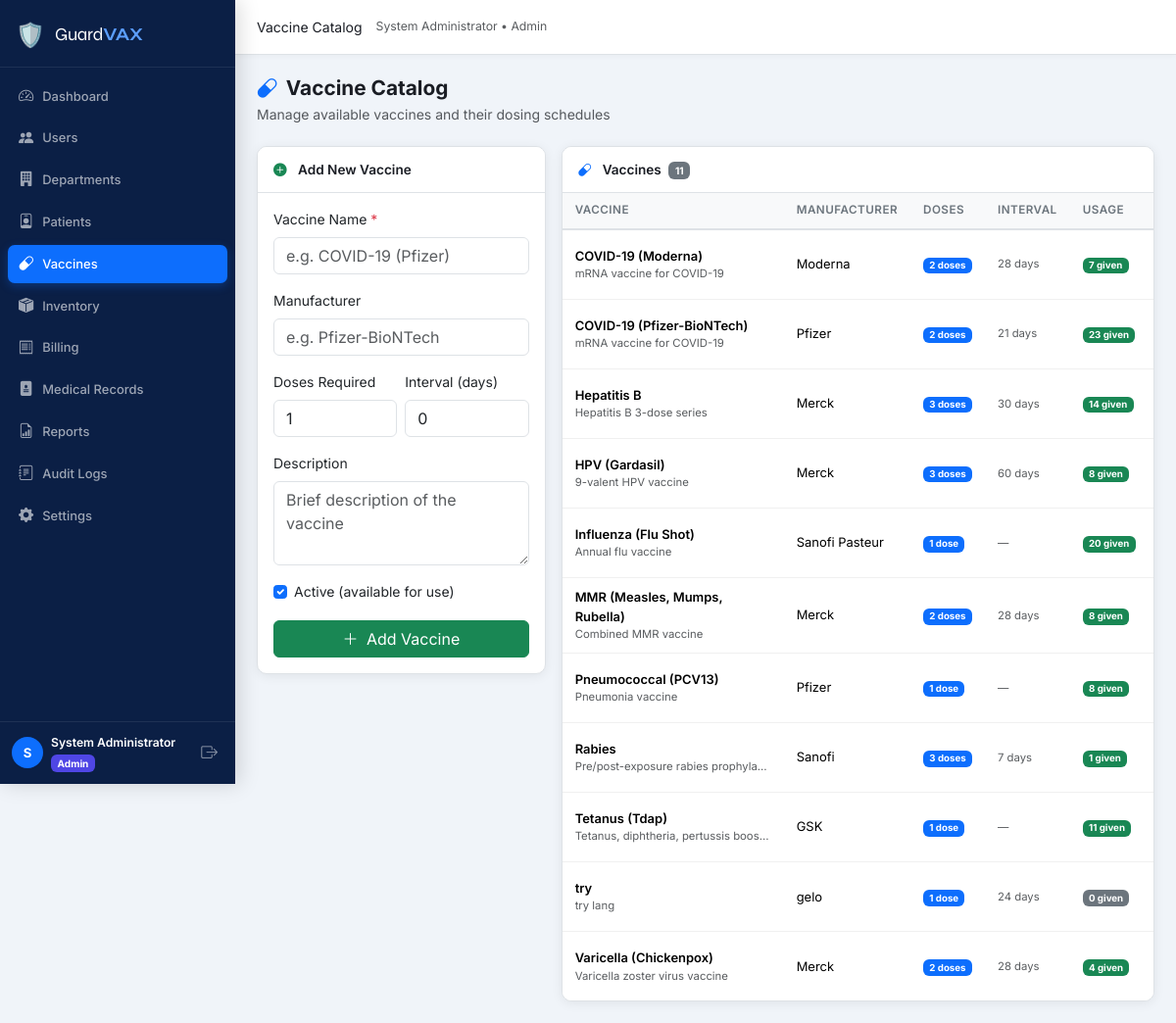
/admin/vaccines.php (signed in), run on the app's committed database.
### tables this page shows
CREATE TABLE `users` (
  `id` int(10) UNSIGNED NOT NULL,
  `name` varchar(150) NOT NULL,
  `email` varchar(150) NOT NULL,
  `password` varchar(255) NOT NULL,
  `role_id` int(10) UNSIGNED NOT NULL,
  `department_id` int(10) UNSIGNED DEFAULT NULL,
  `status` enum('active','inactive','pending') NOT NULL DEFAULT 'pending',
  `email_verified` tinyint(1) NOT NULL DEFAULT 0,
  `created_at` datetime NOT NULL DEFAULT current_timestamp(),
  `updated_at` datetime NOT NULL DEFAULT current_timestamp() ON UPDATE current_timestamp()
);

CREATE TABLE `roles` (
  `id` int(10) UNSIGNED NOT NULL,
  `name` varchar(50) NOT NULL,
  `label` varchar(100) NOT NULL
);

CREATE TABLE `vaccines` (
  `id` int(10) UNSIGNED NOT NULL,
  `name` varchar(150) NOT NULL,
  `manufacturer` varchar(150) DEFAULT NULL,
  `description` text DEFAULT NULL,
  `doses_required` int(11) NOT NULL DEFAULT 1,
  `interval_days` int(11) DEFAULT NULL,
  `is_active` tinyint(1) NOT NULL DEFAULT 1,
  `created_at` datetime NOT NULL DEFAULT current_timestamp()
);

### config/db.php (called while the page is built, shortened)
<?php
function db(): PDO {
    static $pdo = null;
    if ($pdo === null) {
        $dsn = sprintf(
            'mysql:host=%s;port=%s;dbname=%s;charset=%s',
            DB_HOST, DB_PORT, DB_NAME, DB_CHARSET
        );
        $options = [
            PDO::ATTR_ERRMODE            => PDO::ERRMODE_EXCEPTION,
            PDO::ATTR_DEFAULT_FETCH_MODE => PDO::FETCH_ASSOC,
            PDO::ATTR_EMULATE_PREPARES   => false,
        ];
        try {
            $pdo = new PDO($dsn, DB_USER, DB_PASS, $options);
            $offset = (new DateTime())->format('P');
            $pdo->exec("SET time_zone='{$offset}'");
        } catch (PDOException $e) {
            die('<div style="padding:2rem;color:red;font-family:monospace">
                <strong>Database Connection Error:</strong> ' . htmlspecialchars($e->getMessage()) . '
            </div>');
        }
    }
    return $pdo;
}

### includes/functions.php (called while the page is built, shortened)
<?php
require_once __DIR__ . '/../config/db.php';
function isLoggedIn(): bool
{
    return isset($_SESSION['user_id']) && !empty($_SESSION['user_id']);
}
function getCurrentUser(): ?array
{
    $stmt = db()->prepare('SELECT u.*, r.name AS role_name FROM users u JOIN roles r ON r.id = u.role_id WHERE u.id = ?');
    $stmt->execute([$_SESSION['user_id']]);
    return $stmt->fetch() ?: null;
}
function sanitize(string $value): string
{
    return htmlspecialchars(trim($value), ENT_QUOTES, 'UTF-8');
}

### includes/auth.php (called while the page is built, shortened)
<?php
require_once __DIR__ . '/functions.php';
function guard(string ...$allowedRoles): array
{
    $user = getCurrentUser();
    return $user;
}

### admin/vaccines.php (the view, shortened to what this page needs)
<?php
require_once __DIR__ . '/../includes/auth.php';
require_once __DIR__ . '/../includes/layout.php';
$user   = guard('admin');
$vaccines = db()->query(
    'SELECT v.*, (SELECT COUNT(*) FROM vaccinations va WHERE va.vaccine_id=v.id) AS usage_count
     FROM vaccines v ORDER BY v.name ASC'
)->fetchAll();
$editVaccine = null;
?>
<?php renderHead('Vaccine Catalog'); ?>
<?php renderNav($user); ?>
<?php renderPageHeader('Vaccine Catalog', 'Manage available vaccines and their dosing schedules', 'capsule'); ?>
<div class="row g-3">
  <div class="col-lg-4">
    <div class="card card-gvx">
      <div class="card-header-gvx">
        <i class="bi bi-<?= $editVaccine ? 'pencil-fill' : 'plus-circle-fill' ?> me-2 text-<?= $editVaccine ? 'primary' : 'success' ?>"></i>
        <?= $editVaccine ? 'Edit Vaccine' : 'Add New Vaccine' ?>
      </div>
      <div class="card-body">
        <form method="POST" novalidate>
          <div class="mb-3">
            <label class="form-label">Vaccine Name <span class="text-danger">*</span></label>
            <input type="text" name="name" class="form-control" required
                   value="<?= sanitize($editVaccine['name'] ?? '') ?>" placeholder="e.g. COVID-19 (Pfizer)">
          </div>
          <div class="mb-3">
            <label class="form-label">Manufacturer</label>
            <input type="text" name="manufacturer" class="form-control"
                   value="<?= sanitize($editVaccine['manufacturer'] ?? '') ?>" placeholder="e.g. Pfizer-BioNTech">
          </div>
          <div class="row g-2 mb-3">
            <div class="col-6">
              <label class="form-label">Doses Required</label>
              <input type="number" name="doses_required" class="form-control" min="1" max="10"
                     value="<?= (int)($editVaccine['doses_required'] ?? 1) ?>">
            </div>
            <div class="col-6">
              <label class="form-label">Interval (days)</label>
              <input type="number" name="interval_days" class="form-control" min="0"
                     value="<?= (int)($editVaccine['interval_days'] ?? 0) ?>"
                     placeholder="0 = N/A">
            </div>
          </div>
          <div class="mb-3">
            <label class="form-label">Description</label>
            <textarea name="description" class="form-control" rows="3"
                      placeholder="Brief description of the vaccine"><?= sanitize($editVaccine['description'] ?? '') ?></textarea>
          </div>
          <div class="mb-3 form-check">
            <input type="checkbox" class="form-check-input" name="is_active" id="isActive"
                   <?= ($editVaccine['is_active'] ?? 1) ? 'checked' : '' ?>>
            <label class="form-check-label" for="isActive">Active (available for use)</label>
          </div>
          <div class="d-flex gap-2">
            <button type="submit" class="btn btn-<?= $editVaccine ? 'primary' : 'success' ?> flex-grow-1">
              <i class="bi bi-<?= $editVaccine ? 'check2' : 'plus-lg' ?> me-1"></i>
              <?= $editVaccine ? 'Update Vaccine' : 'Add Vaccine' ?>
            </button>
          </div>
        </form>
      </div>
    </div>
  </div>
  <div class="col-lg-8">
    <div class="card card-gvx">
      <div class="card-header-gvx">
        <i class="bi bi-capsule me-2 text-primary"></i>
        Vaccines <span class="badge bg-secondary ms-1"><?= count($vaccines) ?></span>
      </div>
      <div class="table-responsive">
        <table class="table table-gvx mb-0">
          <thead><tr>
            <th>Vaccine</th><th>Manufacturer</th><th>Doses</th><th>Interval</th><th>Usage</th><th>Status</th><th>Actions</th>
          </tr></thead>
          <tbody>
            <?php foreach ($vaccines as $v): ?>
            <tr>
              <td>
                <div class="fw-semibold"><?= sanitize($v['name']) ?></div>
                <div class="text-muted small" style="max-width:200px;overflow:hidden;text-overflow:ellipsis;white-space:nowrap">
                  <?= sanitize($v['description'] ?: '—') ?>
                </div>
              </td>
              <td><?= sanitize($v['manufacturer'] ?: '—') ?></td>
              <td>
                <span class="badge bg-primary"><?= $v['doses_required'] ?> dose<?= $v['doses_required'] > 1 ? 's' : '' ?></span>
              </td>
              <td class="small text-muted">
                <?= $v['interval_days'] ? $v['interval_days'] . ' days' : '—' ?>
              </td>
              <td>
                <span class="badge bg-<?= $v['usage_count'] > 0 ? 'success' : 'secondary' ?>">
                  <?= $v['usage_count'] ?> given
                </span>
              </td>
              <td>
              </td>
            </tr>
            <?php endforeach; ?>
          </tbody>
        </table>
      </div>
    </div>
  </div>
</div>
<?php renderFooter(); ?>

### includes/layout.php (shortened to what this page needs)
<?php
function renderHead(string $title, array $extraCss = []): void
{
    $siteName = SITE_NAME;
    $siteUrl  = SITE_URL;
    echo <<<HTML
<!DOCTYPE html>
<html lang="en">
<head>
  <meta charset="UTF-8">
  <meta name="viewport" content="width=device-width, initial-scale=1.0">
  <title>{$title} — {$siteName}</title>
  <link rel="stylesheet" href="https://cdn.jsdelivr.net/npm/bootstrap@5.3.2/dist/css/bootstrap.min.css">
  <link rel="stylesheet" href="https://cdn.jsdelivr.net/npm/bootstrap-icons@1.11.3/font/bootstrap-icons.min.css">
  <link rel="preconnect" href="https://fonts.googleapis.com">
  <link href="https://fonts.googleapis.com/css2?family=Inter:wght@300;400;500;600;700&family=Syne:wght@700;800&display=swap" rel="stylesheet">
  <link rel="stylesheet" href="{$siteUrl}/assets/css/style.css">
HTML;
    echo "</head>\n<body>\n";
}
function renderNav(array $user): void
{
    $role    = $user['role_name'];
    $name    = htmlspecialchars($user['name']);
    $roleLabel = ucfirst($role);
    $siteUrl = SITE_URL;
    $current = $_SERVER['REQUEST_URI'];
    $links = '';
    foreach ($navLinks as $link) {
        $active = str_contains($current, $link['href']) ? 'active' : '';
        $links .= <<<HTML
        <li class="nav-item">
          <a class="nav-link {$active}" href="{$siteUrl}{$link['href']}">
            <i class="bi bi-{$link['icon']}"></i>
            <span>{$link['label']}</span>
          </a>
        </li>
HTML;
    }
    echo <<<HTML
<div class="gvx-wrapper">
<aside class="gvx-sidebar" id="gvxSidebar">
  <div class="sidebar-brand">
    <span class="brand-icon">🛡️</span>
    <span class="brand-name">Guard<strong>VAX</strong></span>
  </div>
  <nav class="sidebar-nav">
    <ul class="nav flex-column">
      {$links}
    </ul>
  </nav>
  <div class="sidebar-footer">
    <div class="user-pill">
      <div class="user-avatar">{$name[0]}</div>
      <div class="user-info">
        <div class="user-name">{$name}</div>
        <div class="user-role badge bg-role-{$role}">{$roleLabel}</div>
      </div>
    </div>
    <a href="{$siteUrl}/auth/logout.php" class="btn-logout" title="Logout">
      <i class="bi bi-box-arrow-right"></i>
    </a>
  </div>
</aside>
<main class="gvx-main">
  <header class="gvx-topbar">
    <button class="sidebar-toggle d-lg-none" onclick="document.getElementById('gvxSidebar').classList.toggle('show')">
      <i class="bi bi-list"></i>
    </button>
    <div class="topbar-title" id="pageTitle"></div>
    <div class="topbar-actions">
      <span class="text-muted small d-none d-md-block">{$name} &bull; {$roleLabel}</span>
    </div>
  </header>
  <div class="gvx-content">
HTML;
}
function renderFooter(): void
{
    $siteUrl = SITE_URL;
    echo <<<HTML
  </div>
</main>
</div>
<script src="https://cdn.jsdelivr.net/npm/bootstrap@5.3.2/dist/js/bootstrap.bundle.min.js"></script>
<script src="https://cdn.jsdelivr.net/npm/chart.js@4.4.0/dist/chart.umd.min.js"></script>
<script src="https://cdn.jsdelivr.net/npm/sweetalert2@11"></script>
<script src="{$siteUrl}/assets/js/main.js"></script>
</body>
</html>
HTML;
}
function renderPageHeader(string $title, string $subtitle = '', string $icon = 'clipboard2-pulse'): void
{
    echo <<<HTML
    <div class="page-header">
      <div>
        <h1 class="page-title"><i class="bi bi-{$icon}"></i> {$title}</h1>
        <p class="page-subtitle text-muted mb-0">{$subtitle}</p>
      </div>
    </div>
HTML;
}

### assets/css/style.css (style rules this page uses)
:root { --gvx-primary: #0d6efd; --gvx-primary-dark: #0a58ca; --gvx-sidebar-bg: #0b1f45; --gvx-sidebar-w: 240px; --gvx-topbar-h: 56px; --gvx-content-bg: #f0f4f9; --gvx-card-bg: #ffffff; --gvx-border: #dee2e6; --gvx-text: #1a1d24; --gvx-muted: #6c757d; --gvx-radius: 10px; --gvx-shadow: 0 2px 12px rgba(0,0,0,.07); --gvx-transition: .22s ease; }
*, *::before, *::after { box-sizing: border-box; }
body { font-family: 'Inter', system-ui, sans-serif; font-size: .875rem; color: var(--gvx-text); background: var(--gvx-content-bg); overflow-x: hidden; }
.gvx-wrapper { display: flex; min-height: 100vh; }
.gvx-sidebar { width: var(--gvx-sidebar-w); height: 100vh; background: var(--gvx-sidebar-bg); display: flex; flex-direction: column; position: fixed; top: 0; left: 0; z-index: 1050; transition: transform var(--gvx-transition); box-shadow: 4px 0 20px rgba(0,0,0,.15); overflow: hidden; }
.sidebar-brand { padding: 18px 16px 14px; display: flex; align-items: center; gap: 10px; border-bottom: 1px solid rgba(255,255,255,.08); flex-shrink: 0; }
.brand-icon { font-size: 1.5rem; }
.brand-name { font-family: 'Syne', sans-serif; font-size: 1.15rem; color: #fff; letter-spacing: -.3px; }
.brand-name strong { color: #5b9eff; }
.sidebar-nav { flex: 1; padding: 8px 0; overflow-y: auto; overflow-x: hidden; scrollbar-width: thin; scrollbar-color: rgba(255,255,255,.15) transparent; }
.sidebar-nav .nav-item { margin: 2px 8px; }
.sidebar-nav .nav-link { display: flex; align-items: center; gap: 9px; padding: 8px 11px; border-radius: 7px; color: rgba(255,255,255,.6); font-size: .81rem; font-weight: 500; transition: background var(--gvx-transition), color var(--gvx-transition); text-decoration: none; white-space: nowrap; }
.sidebar-nav .nav-link i { font-size: .95rem; flex-shrink: 0; }
.sidebar-nav .nav-link.active { background: var(--gvx-primary); color: #fff; box-shadow: 0 3px 10px rgba(13,110,253,.3); }
.sidebar-footer { padding: 12px 12px; border-top: 1px solid rgba(255,255,255,.08); display: flex; align-items: center; gap: 8px; flex-shrink: 0; background: var(--gvx-sidebar-bg); }
.user-pill { display: flex; align-items: center; gap: 8px; flex: 1; min-width: 0; }
.user-avatar { width: 32px; height: 32px; border-radius: 50%; background: var(--gvx-primary); color: #fff; font-size: .82rem; font-weight: 700; display: flex; align-items: center; justify-content: center; flex-shrink: 0; }
.user-info { min-width: 0; }
.user-name { color: #fff; font-size: .76rem; font-weight: 600; white-space: nowrap; overflow: hidden; text-overflow: ellipsis; }
.user-role { font-size: .63rem; }
.btn-logout { color: rgba(255,255,255,.5); font-size: 1.05rem; padding: 4px 6px; border-radius: 6px; transition: color .2s, background .2s; text-decoration: none; flex-shrink: 0; }
.gvx-main { flex: 1; margin-left: var(--gvx-sidebar-w); display: flex; flex-direction: column; min-height: 100vh; }
.gvx-topbar { height: var(--gvx-topbar-h); background: #fff; border-bottom: 1px solid var(--gvx-border); display: flex; align-items: center; padding: 0 22px; gap: 14px; position: sticky; top: 0; z-index: 100; box-shadow: 0 1px 6px rgba(0,0,0,.04); }
.gvx-content { padding: 22px; flex: 1; }
.page-header { display: flex; align-items: flex-start; justify-content: space-between; margin-bottom: 22px; }
.page-title { font-size: 1.3rem; font-weight: 700; color: var(--gvx-text); margin: 0 0 3px; display: flex; align-items: center; gap: 9px; }
.page-title i { color: var(--gvx-primary); }
.card-gvx { border: 1px solid var(--gvx-border); border-radius: var(--gvx-radius); box-shadow: var(--gvx-shadow); background: var(--gvx-card-bg); overflow: hidden; }
.card-header-gvx { padding: 13px 16px; background: #fff; border-bottom: 1px solid var(--gvx-border); font-weight: 600; font-size: .85rem; color: var(--gvx-text); }
.table-gvx { font-size: .81rem; }
.table-gvx thead th { background: #f8f9fa; color: var(--gvx-muted); font-weight: 600; font-size: .73rem; text-transform: uppercase; letter-spacing: .04em; padding: 9px 13px; border-bottom: 2px solid var(--gvx-border); white-space: nowrap; }
.table-gvx tbody td { padding: 10px 13px; vertical-align: middle; border-bottom: 1px solid #f0f0f0; }
.table-gvx tbody tr:last-child td { border-bottom: none; }
.bg-role-admin { background: #4f46e5 !important; }

### data on the page
users: name "S", name "System Administrator", role.name "Admin"
vaccines: name "COVID-19 (Moderna)", description "mRNA vaccine for COVID-19", manufacturer "Moderna", doses_required "2", interval_days "28", usage_count "7"
vaccines: name "COVID-19 (Pfizer-BioNTech)", description "mRNA vaccine for COVID-19", manufacturer "Pfizer", doses_required "2", interval_days "21", usage_count "23"
vaccines: name "Hepatitis B", description "Hepatitis B 3-dose series", manufacturer "Merck", doses_required "3", interval_days "30", usage_count "14"
vaccines: name "HPV (Gardasil)", description "9-valent HPV vaccine", manufacturer "Merck", doses_required "3", interval_days "60", usage_count "8"
vaccines: name "Influenza (Flu Shot)", description "Annual flu vaccine", manufacturer "Sanofi Pasteur", doses_required "1", usage_count "20"
vaccines: name "MMR (Measles, Mumps, Rubella)", description "Combined MMR vaccine", manufacturer "Merck", doses_required "2", interval_days "28", usage_count "8"
vaccines: name "Pneumococcal (PCV13)", description "Pneumonia vaccine", manufacturer "Pfizer", doses_required "1", usage_count "8"
vaccines: name "Rabies", description "Pre/post-exposure rabies prophylaxis", manufacturer "Sanofi", doses_required "3", interval_days "7", usage_count "1"
vaccines: name "Tetanus (Tdap)", description "Tetanus, diphtheria, pertussis boos…", manufacturer "GSK", doses_required "1", usage_count "11"
vaccines: name "try", description "try lang", manufacturer "gelo", doses_required "1", interval_days "24", usage_count "0"
vaccines: name "Varicella (Chickenpox)", description "Varicella zoster virus vaccine", manufacturer "Merck", doses_required "2", interval_days "28", usage_count "4"

### other printed values
$link['label'] "Dashboard"
$link['label'] "Users"
$link['label'] "Departments"
$link['label'] "Patients"
$link['label'] "Vaccines"
$link['label'] "Inventory"
$link['label'] "Billing"
$link['label'] "Medical Records"
$link['label'] "Reports"
$link['label'] "Audit Logs"
$link['label'] "Settings"
$title "Vaccine Catalog"
$subtitle "Manage available vaccines and their dosing schedules"
count($vaccines) "11"
